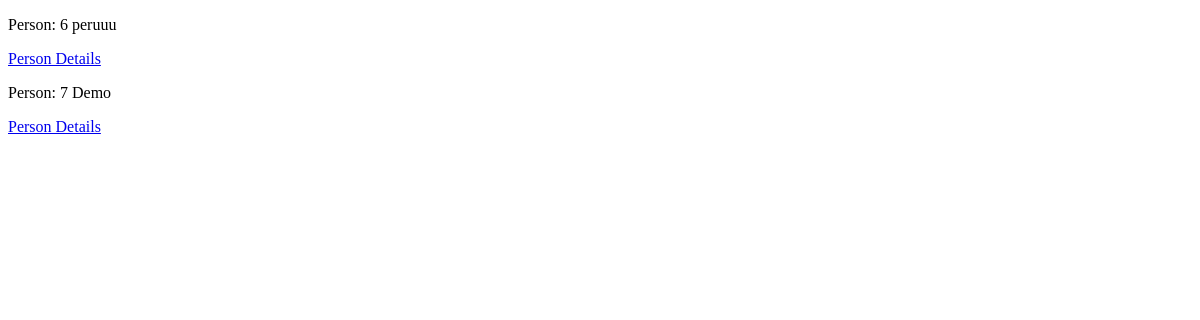
Before: /persons/ with the older database file.
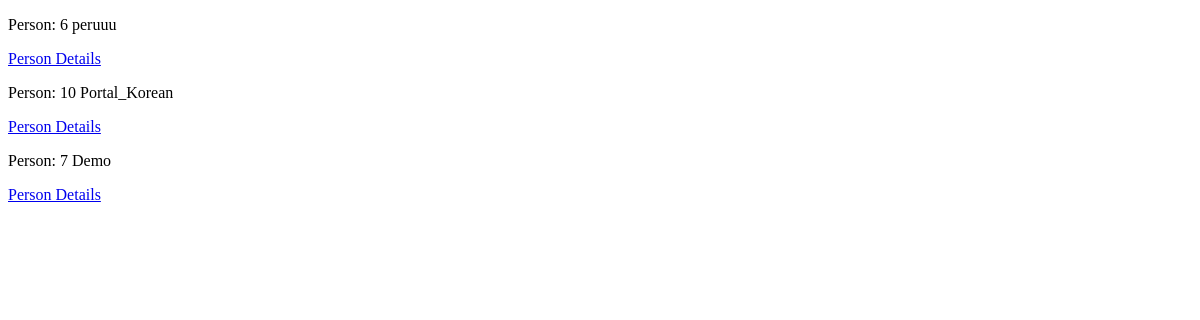
After: the same page with the newer database file.
### persons/models.py (models this page shows, shortened)
class Person(models.Model):
    id = IntegerField(null=False, primary_key=True)
    name = CharField(max_length=100, null=False)
    age = IntegerField(null=False)
    gender = CharField(choices=genders, null=False, max_length=10)
    bio = CharField(null=False, max_length=500)
    address =CharField(null=False, max_length=50,default="")

### persons/views.py (the view)
# urls.py: path('persons/', include('persons.urls')),
def persons(request):
    person_ctrl = PersonController()
    persons = person_ctrl.order_by('-name').get()
    context = {'persons': persons}
    return render(request, 'person_list.html', context)

### persons/views.py (called while the page is built)
    def order_by(self, args):
        self._orderby = args
        return self

    def get(self):
        persons = Person.objects.all()
        _persons = persons.filter(**self._filter)
        _persons = _persons.order_by(self._orderby)
        if self._limit == 0:
            return _persons[self._skip:]
        return _persons[self._skip: self._skip + self._limit]

### persons/templates/person_list.html (shortened to what this page needs)
<!DOCTYPE html>
<html lang="en">
<head>
</head>
<body>
{% if persons %}
{% for person in persons %}
<div>
    <p>Person: {{ person.id }} {{ person.name }} </p>
    <a href="/persons/{{ person.id }}">Person Details</a>
</div>
{% endfor %}
{% endif %}
</body>
</html>

Changed rows visible on the page:
added Person: id "10", name "Portal_Korean"
